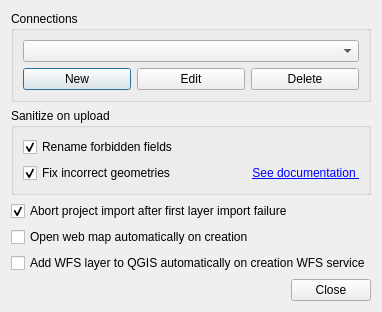
<?xml version="1.0" encoding="UTF-8"?>
<ui version="4.0">
 <class>Dialog</class>
 <widget class="QDialog" name="Dialog">
  <property name="geometry">
   <rect>
    <x>0</x>
    <y>0</y>
    <width>375</width>
    <height>283</height>
   </rect>
  </property>
  <property name="sizePolicy">
   <sizepolicy hsizetype="Preferred" vsizetype="Preferred">
    <horstretch>0</horstretch>
    <verstretch>0</verstretch>
   </sizepolicy>
  </property>
  <property name="minimumSize">
   <size>
    <width>0</width>
    <height>0</height>
   </size>
  </property>
  <property name="maximumSize">
   <size>
    <width>16777215</width>
    <height>16777215</height>
   </size>
  </property>
  <property name="windowTitle">
   <string>Settings</string>
  </property>
  <layout class="QVBoxLayout" name="verticalLayout">
   <item>
    <widget class="QGroupBox" name="groupBox">
     <property name="title">
      <string>Connections</string>
     </property>
     <layout class="QGridLayout" name="gridLayout">
      <item row="1" column="0">
       <widget class="QPushButton" name="btnNew">
        <property name="text">
         <string>New</string>
        </property>
       </widget>
      </item>
      <item row="1" column="1">
       <widget class="QPushButton" name="btnEdit">
        <property name="text">
         <string>Edit</string>
        </property>
       </widget>
      </item>
      <item row="1" column="2">
       <widget class="QPushButton" name="btnDelete">
        <property name="text">
         <string>Delete</string>
        </property>
       </widget>
      </item>
      <item row="0" column="0" colspan="3">
       <widget class="QComboBox" name="cmbConnections"/>
      </item>
     </layout>
    </widget>
   </item>
   <item>
    <widget class="QGroupBox" name="groupBox_2">
     <property name="minimumSize">
      <size>
       <width>0</width>
       <height>0</height>
      </size>
     </property>
     <property name="title">
      <string>Sanitize on upload</string>
     </property>
     <layout class="QGridLayout" name="gridLayout_2">
      <item row="1" column="0">
       <widget class="QCheckBox" name="chSanitizeFixGeometry">
        <property name="text">
         <string>Fix incorrect geometries</string>
        </property>
        <property name="checked">
         <bool>true</bool>
        </property>
       </widget>
      </item>
      <item row="0" column="0">
       <widget class="QCheckBox" name="chSanitizeRenameFields">
        <property name="text">
         <string>Rename forbidden fields</string>
        </property>
        <property name="checked">
         <bool>true</bool>
        </property>
       </widget>
      </item>
      <item row="1" column="1">
       <widget class="QLabel" name="label">
        <property name="text">
         <string>&lt;html&gt;&lt;head/&gt;&lt;body&gt;&lt;p&gt;&lt;a href=&quot;http://docs.nextgis.com/docs_ngcom/source/data_upload.html#vector-data&quot;&gt;&lt;span style=&quot; text-decoration: underline; color:#0000ff;&quot;&gt;See documentation &lt;/span&gt;&lt;/a&gt;&lt;/p&gt;&lt;/body&gt;&lt;/html&gt;</string>
        </property>
        <property name="textFormat">
         <enum>Qt::RichText</enum>
        </property>
        <property name="alignment">
         <set>Qt::AlignRight|Qt::AlignTrailing|Qt::AlignVCenter</set>
        </property>
        <property name="openExternalLinks">
         <bool>true</bool>
        </property>
       </widget>
      </item>
     </layout>
    </widget>
   </item>
   <item>
    <widget class="QCheckBox" name="cbForceImport">
     <property name="text">
      <string>Abort project import after first layer import failure</string>
     </property>
     <property name="checked">
      <bool>true</bool>
     </property>
    </widget>
   </item>
   <item>
    <widget class="QCheckBox" name="cbAutoOpenWebMap">
     <property name="text">
      <string>Open web map automatically on creation</string>
     </property>
    </widget>
   </item>
   <item>
    <widget class="QCheckBox" name="cbAutoAddWFS">
     <property name="text">
      <string>Add WFS layer to QGIS automatically on creation WFS service</string>
     </property>
    </widget>
   </item>
   <item>
    <spacer name="verticalSpacer">
     <property name="orientation">
      <enum>Qt::Vertical</enum>
     </property>
     <property name="sizeHint" stdset="0">
      <size>
       <width>20</width>
       <height>40</height>
      </size>
     </property>
    </spacer>
   </item>
   <item>
    <widget class="QDialogButtonBox" name="buttonBox">
     <property name="sizePolicy">
      <sizepolicy hsizetype="Expanding" vsizetype="Preferred">
       <horstretch>0</horstretch>
       <verstretch>0</verstretch>
      </sizepolicy>
     </property>
     <property name="orientation">
      <enum>Qt::Horizontal</enum>
     </property>
     <property name="standardButtons">
      <set>QDialogButtonBox::Close</set>
     </property>
    </widget>
   </item>
  </layout>
 </widget>
 <resources/>
 <connections>
  <connection>
   <sender>buttonBox</sender>
   <signal>accepted()</signal>
   <receiver>Dialog</receiver>
   <slot>accept()</slot>
   <hints>
    <hint type="sourcelabel">
     <x>248</x>
     <y>254</y>
    </hint>
    <hint type="destinationlabel">
     <x>157</x>
     <y>274</y>
    </hint>
   </hints>
  </connection>
  <connection>
   <sender>buttonBox</sender>
   <signal>rejected()</signal>
   <receiver>Dialog</receiver>
   <slot>reject()</slot>
   <hints>
    <hint type="sourcelabel">
     <x>316</x>
     <y>260</y>
    </hint>
    <hint type="destinationlabel">
     <x>286</x>
     <y>274</y>
    </hint>
   </hints>
  </connection>
 </connections>
</ui>
